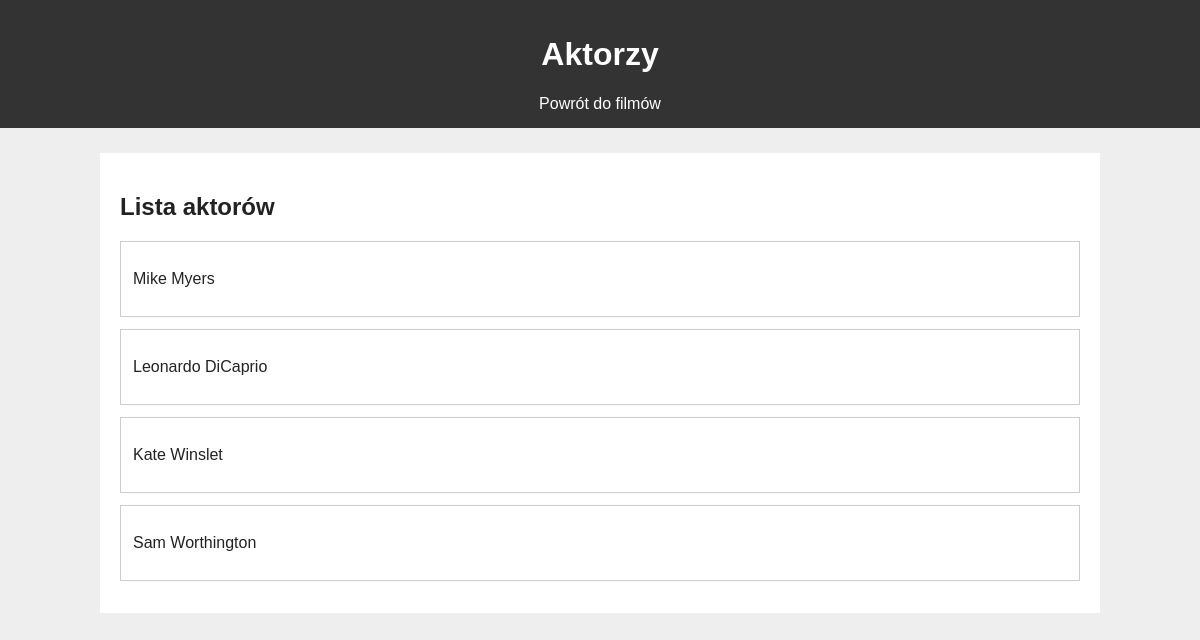
Screenshot of /aktorzy.php with the database file from the repository.
### tables this page shows
CREATE TABLE aktorzy (
    id INT AUTO_INCREMENT PRIMARY KEY,
    imie VARCHAR(50) NOT NULL,
    nazwisko VARCHAR(50) NOT NULL
);

### aktorzy.php (the view, shortened to what this page needs)
<?php
include "polacz.php";
$sql = "SELECT * FROM aktorzy";
$wynik = mysqli_query($polaczenie, $sql);
?>
<!DOCTYPE html>
<html lang="pl">
<head>
    <link rel="stylesheet" href="style.css">
</head>
<body>
<header>
    <h1>Aktorzy</h1>
    <nav><a href="index.php">Powrót do filmów</a></nav>
</header>
<main>
    <h2>Lista aktorów</h2>
    <?php while ($aktor = mysqli_fetch_assoc($wynik)) { ?>
        <div class="film">
            <p><?php echo htmlspecialchars($aktor["imie"] . " " . $aktor["nazwisko"]); ?></p>
        </div>
    <?php } ?>
</main>
</body>
</html>

### style.css (style rules this page uses)
body { font-family: Arial, sans-serif; background-color: #eeeeee; margin: 0; color: #222222; }
header { background-color: #333333; color: white; padding: 15px; text-align: center; }
nav a { color: white; margin: 10px; text-decoration: none; }
main { width: 80%; margin: 25px auto; background-color: white; padding: 20px; }
.film { border: 1px solid #cccccc; padding: 12px; margin: 12px 0; }
a { color: #145da0; }

### rows the page displays
aktorzy: imie+nazwisko "Mike Myers"
aktorzy: imie+nazwisko "Leonardo DiCaprio"
aktorzy: imie+nazwisko "Kate Winslet"
aktorzy: imie+nazwisko "Sam Worthington"
